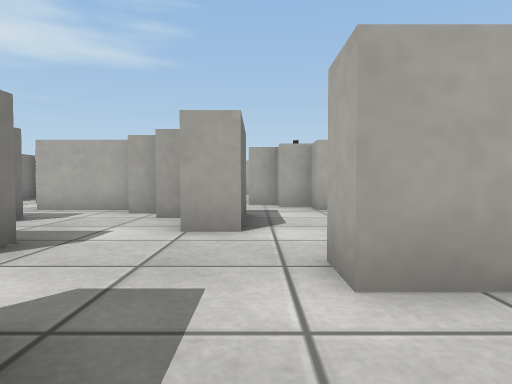
View 1 (above)

13 first-person views from a walk through a Webots world. The camera is 0.17 m above the floor, tilts 2° down and sees 75° across. The floor is counted in squares, 0.25 m on a side. Each view is taken from the middle of a square. On the plan, view 1 faces up. The plan holds only what a view shows up to about 10 squares ahead; the rest is blank. The place goes on beyond the plan. Robots are left out. Webots' stock objects and surfaces are drawn as simple stand-ins.

View 2
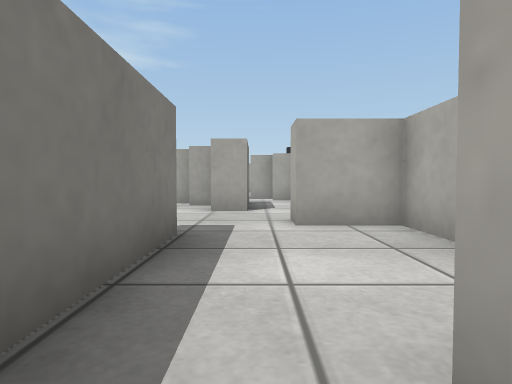

View 3
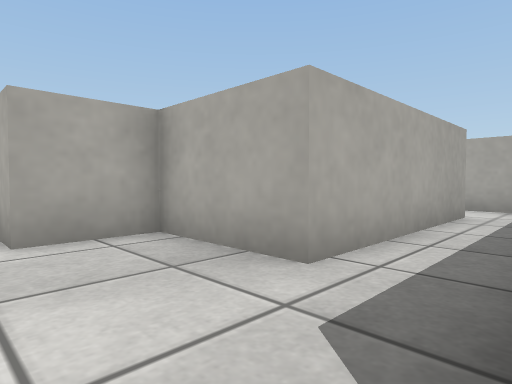

View 4
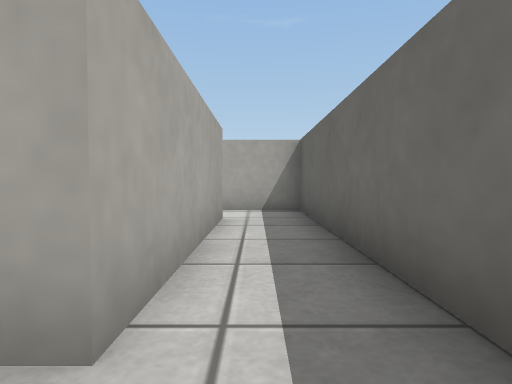

View 5
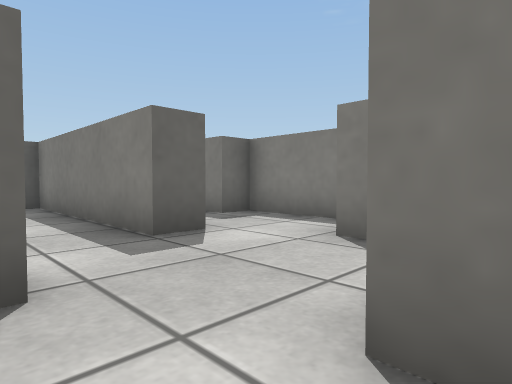

View 6
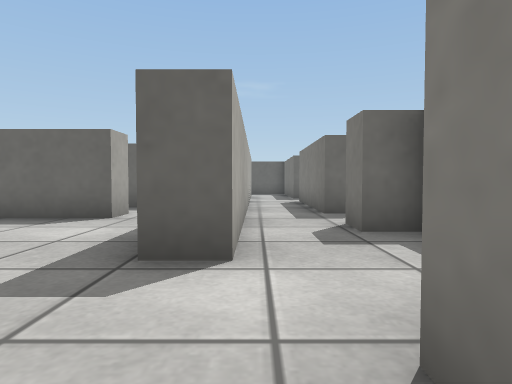

View 7
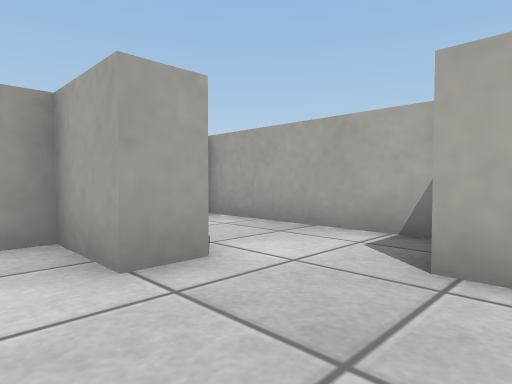

View 8
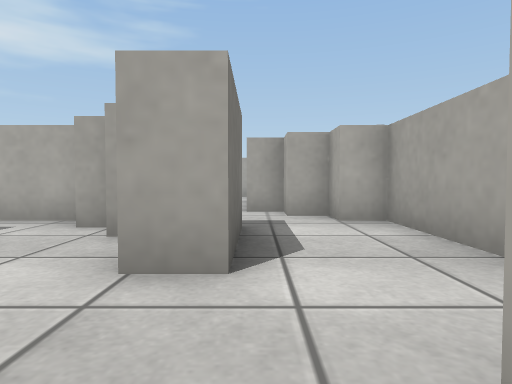

View 9
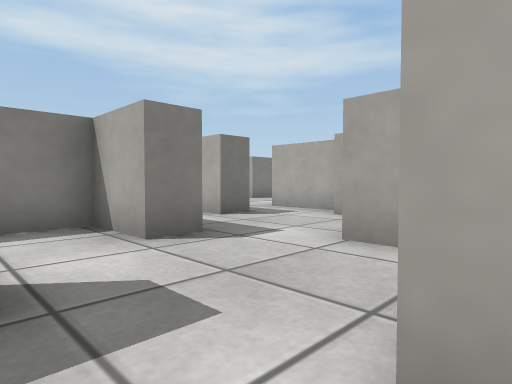

View 10
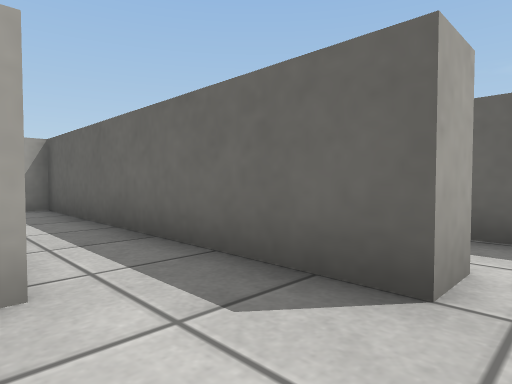

View 11
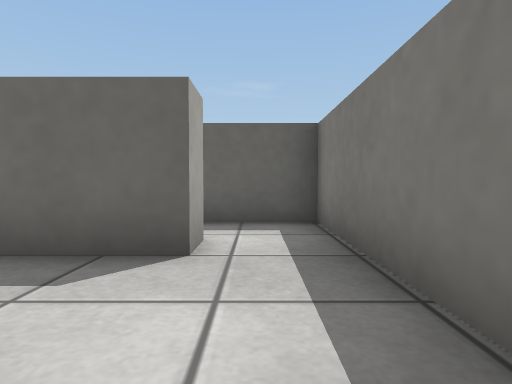

View 12
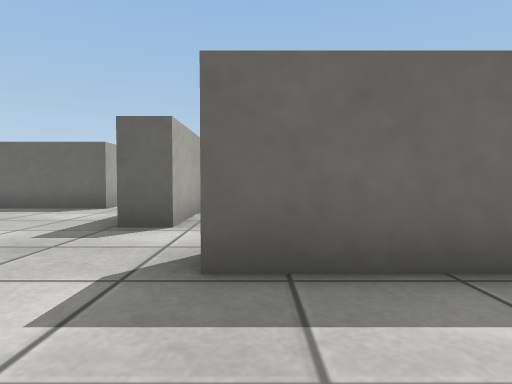

View 13
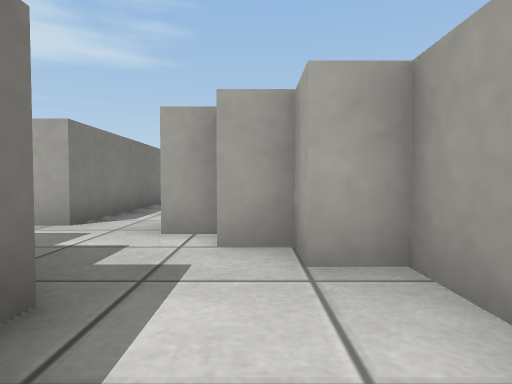

### Floor plan
Ten units are one square. View 1 is at (0, 0); x grows to the right and y downward. Boxes are objects, and circles mark ways between rooms. Rooms are numbered by the first view taken in them; rooms with no view inside come last. Other rooms are left out.
<svg viewBox="-55 -97 146 146">
<path fill="none" stroke="#000" d="M6 29 6 20 86 20 86 0M70 4 22 4 22 -20 6 -20M-10 -12 -10 44 12 44M-2 -69 -2 -44M22 -32 22 -76 14 -76 14 -84 6 -84M6 -92 -2 -92M-2 -44 -10 -44 -10 -60 -19 -60M6 -20 6 -29M-49 -36 -26 -36 -26 -28 -42 -28 -42 4 -34 4 -34 12M-42 -60 -42 -52 -49 -52M-19 -68 -26 -68M-29 -76 -50 -76M-18 22 -18 -12 -10 -12"/>
<circle cx="0" cy="-5" r="3" fill="#2a7"/>
<circle cx="0" cy="-40" r="3" fill="#2a7"/>
<text x="30" y="10">1</text>
<text x="10" y="-60">2</text>
<text x="-20" y="-30">3</text>
</svg>
Room 1 opens to room 3. Room 2 opens to room 3.

Where each view was taken, in squares from view 1:
view 1: 0 up, 0 right, facing up
view 2: 3 down, 0 right, facing up
view 3: 2 down, 0 right, facing up-right
view 4: 1 down, 1 right, facing right
view 5: 5 up, 1 right, facing down-left
view 6: 4 up, 2 left, facing down
view 7: 2 up, 2 left, facing up-right
view 8: 2 up, 0 right, facing up
view 9: 1 up, 1 right, facing up-left
view 10: 0 up, 0 right, facing down-right
view 11: 1 up, 0 right, facing down
view 12: 6 up, 3 left, facing down
view 13: 5 up, 1 right, facing up
